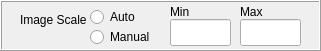
     <widget class="QFrame" name="frameScaleImage_3">
      <property name="geometry">
       <rect>
        <x>650</x>
        <y>260</y>
        <width>321</width>
        <height>51</height>
       </rect>
      </property>
      <property name="frameShape">
       <enum>QFrame::Box</enum>
      </property>
      <property name="frameShadow">
       <enum>QFrame::Raised</enum>
      </property>
      <widget class="QRadioButton" name="radioButtonImageAutoTripod">
       <property name="geometry">
        <rect>
         <x>90</x>
         <y>6</y>
         <width>61</width>
         <height>22</height>
        </rect>
       </property>
       <property name="text">
        <string>Auto</string>
       </property>
      </widget>
      <widget class="QRadioButton" name="radioButtonImageManualTripod">
       <property name="geometry">
        <rect>
         <x>90</x>
         <y>26</y>
         <width>81</width>
         <height>22</height>
        </rect>
       </property>
       <property name="text">
        <string>Manual</string>
       </property>
      </widget>
      <widget class="QLineEdit" name="lineEditImageMinTripod">
       <property name="geometry">
        <rect>
         <x>170</x>
         <y>19</y>
         <width>61</width>
         <height>27</height>
        </rect>
       </property>
      </widget>
      <widget class="QLabel" name="label_97">
       <property name="geometry">
        <rect>
         <x>170</x>
         <y>3</y>
         <width>51</width>
         <height>17</height>
        </rect>
       </property>
       <property name="text">
        <string>Min</string>
       </property>
      </widget>
      <widget class="QLabel" name="label_98">
       <property name="geometry">
        <rect>
         <x>240</x>
         <y>3</y>
         <width>51</width>
         <height>17</height>
        </rect>
       </property>
       <property name="text">
        <string>Max</string>
       </property>
      </widget>
      <widget class="QLineEdit" name="lineEditImageMaxTripod">
       <property name="geometry">
        <rect>
         <x>240</x>
         <y>19</y>
         <width>61</width>
         <height>27</height>
        </rect>
       </property>
      </widget>
      <widget class="QLabel" name="label_99">
       <property name="geometry">
        <rect>
         <x>20</x>
         <y>4</y>
         <width>71</width>
         <height>31</height>
        </rect>
       </property>
       <property name="text">
        <string>Image Scale</string>
       </property>
       <property name="wordWrap">
        <bool>true</bool>
       </property>
      </widget>
      <zorder>radioButtonImageAutoTripod</zorder>
      <zorder>radioButtonImageManualTripod</zorder>
      <zorder>label_97</zorder>
      <zorder>label_98</zorder>
      <zorder>lineEditImageMaxTripod</zorder>
      <zorder>label_99</zorder>
      <zorder>lineEditImageMinTripod</zorder>
     </widget>
